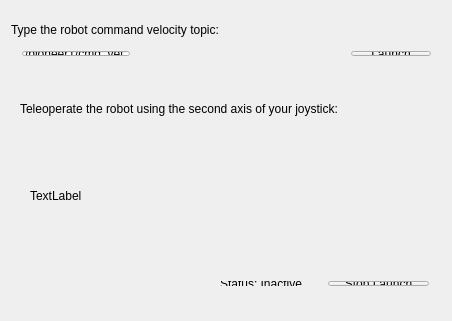
<?xml version="1.0" encoding="UTF-8"?>
<ui version="4.0">
 <class>Pioneer_Joy_Teleop</class>
 <widget class="QWidget" name="Pioneer_Joy_Teleop">
  <property name="geometry">
   <rect>
    <x>0</x>
    <y>0</y>
    <width>452</width>
    <height>321</height>
   </rect>
  </property>
  <property name="windowTitle">
   <string>Pioneer_Key_Teleop</string>
  </property>
  <widget class="QLabel" name="label_joyImage">
   <property name="geometry">
    <rect>
     <x>30</x>
     <y>130</y>
     <width>401</width>
     <height>131</height>
    </rect>
   </property>
   <property name="text">
    <string>TextLabel</string>
   </property>
  </widget>
  <widget class="QLabel" name="label_2">
   <property name="geometry">
    <rect>
     <x>20</x>
     <y>100</y>
     <width>409</width>
     <height>17</height>
    </rect>
   </property>
   <property name="text">
    <string>Teleoperate the robot using the second axis of your joystick:</string>
   </property>
  </widget>
  <widget class="QLabel" name="label">
   <property name="geometry">
    <rect>
     <x>11</x>
     <y>21</y>
     <width>269</width>
     <height>17</height>
    </rect>
   </property>
   <property name="text">
    <string>Type the robot command velocity topic:</string>
   </property>
  </widget>
  <widget class="QWidget" name="layoutWidget">
   <property name="geometry">
    <rect>
     <x>11</x>
     <y>40</y>
     <width>431</width>
     <height>27</height>
    </rect>
   </property>
   <layout class="QHBoxLayout" name="horizontalLayout">
    <item>
     <widget class="QLineEdit" name="lineEdit">
      <property name="sizePolicy">
       <sizepolicy hsizetype="Maximum" vsizetype="Maximum">
        <horstretch>0</horstretch>
        <verstretch>0</verstretch>
       </sizepolicy>
      </property>
      <property name="focusPolicy">
       <enum>Qt::StrongFocus</enum>
      </property>
      <property name="text">
       <string>/pioneer1/cmd_vel</string>
      </property>
     </widget>
    </item>
    <item>
     <spacer name="horizontalSpacer">
      <property name="orientation">
       <enum>Qt::Horizontal</enum>
      </property>
      <property name="sizeHint" stdset="0">
       <size>
        <width>40</width>
        <height>20</height>
       </size>
      </property>
     </spacer>
    </item>
    <item>
     <widget class="QPushButton" name="pushButton">
      <property name="text">
       <string>Launch</string>
      </property>
     </widget>
    </item>
   </layout>
  </widget>
  <widget class="QWidget" name="">
   <property name="geometry">
    <rect>
     <x>209</x>
     <y>270</y>
     <width>231</width>
     <height>27</height>
    </rect>
   </property>
   <layout class="QHBoxLayout" name="horizontalLayout_2">
    <item>
     <widget class="QLabel" name="label_status">
      <property name="text">
       <string>Status: Inactive</string>
      </property>
     </widget>
    </item>
    <item>
     <widget class="QPushButton" name="pushButton_2">
      <property name="text">
       <string>Stop Launch</string>
      </property>
     </widget>
    </item>
   </layout>
  </widget>
 </widget>
 <layoutdefault spacing="6" margin="11"/>
 <resources/>
 <connections/>
</ui>
